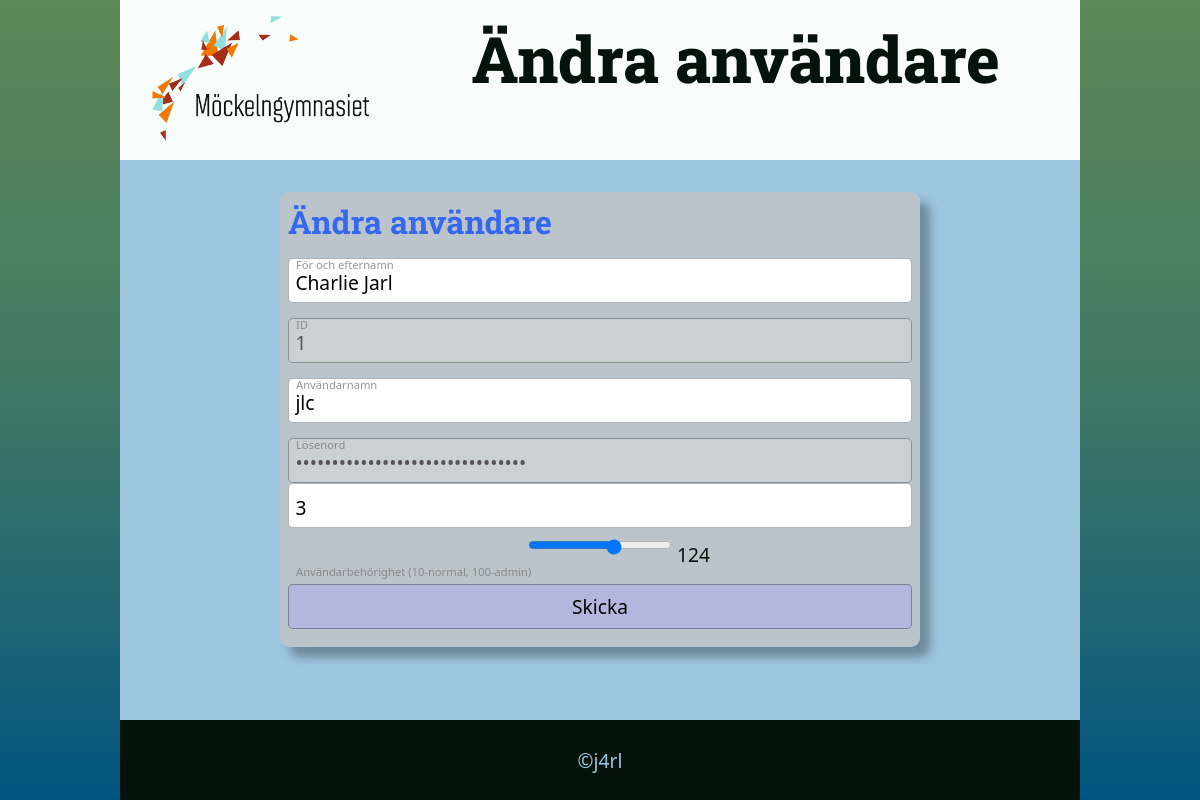
The page /edituser.php?edit=1 (signed in) on the database as committed earlier.
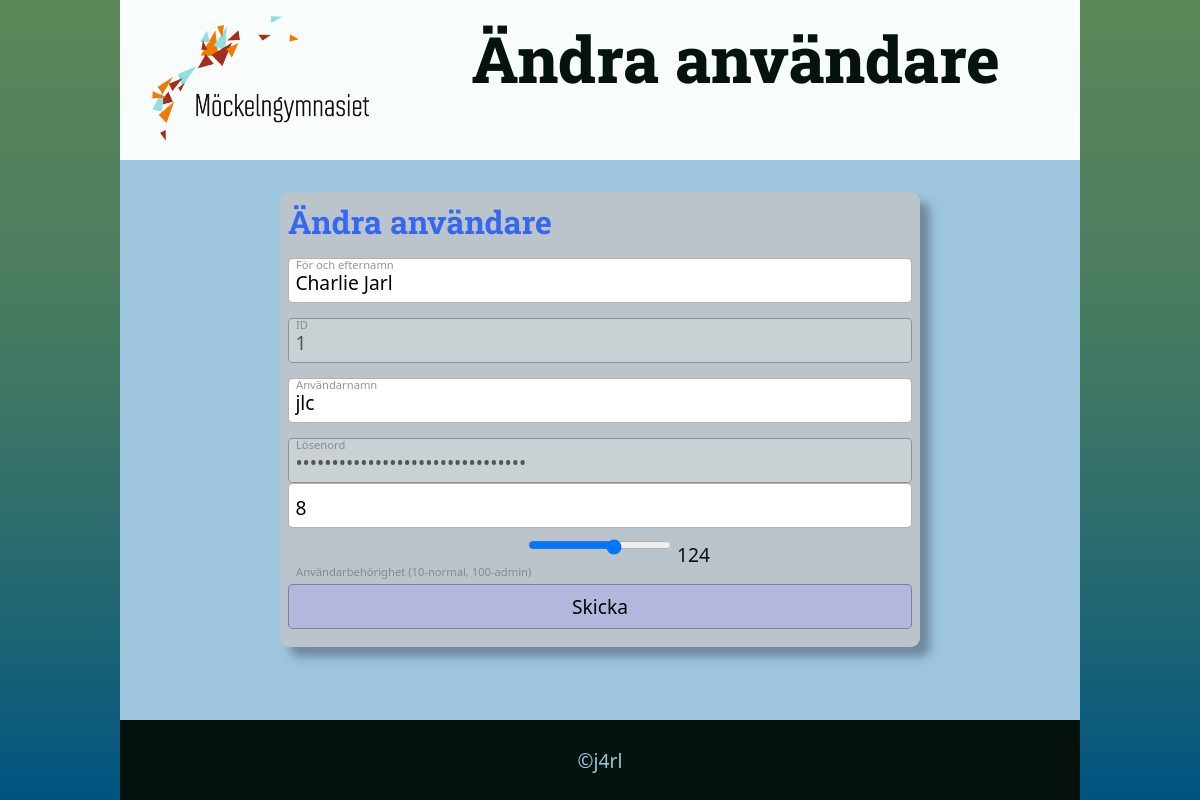
The same page on the database as committed later.
### tables this page shows
CREATE TABLE `tbluser` (
  `userid` int(11) NOT NULL,
  `username` varchar(30) NOT NULL,
  `password` varchar(255) NOT NULL,
  `name` varchar(100) NOT NULL,
  `team` int(11) DEFAULT NULL,
  `userlevel` int(11) NOT NULL DEFAULT 10
);

### func.php (called while the page is built, shortened)
<?php
$db=new Database("mockelngymnasie");
class Database extends Crypt
{
    function __construct($db_name, $host="localhost", $username="mockelngymnasie", $password="PPeTExVh") {
        $this->mysqli = mysqli_connect($host, $username, $password, $db_name);
    }
    public function runQuery($strQuery){
        $strSQL=$strQuery;
        return $this->mysqli->query($strSQL);
    }
}
?>

### edituser.php (the view, shortened to what this page needs)
<!DOCTYPE html>
<?php
    require_once('func.php');
?>
<html lang="en">
<?php require_once("_head.php") ?>
<body>
<header><img src="Mockelngymnasiet-w400-svart-text-transparent.png" alt="Möckelngymnasiet">Ändra användare</header>
<main>
    <?php
    if(isset($_GET['edit'])){
        $id=intval($_GET['edit']);
        $sql="SELECT * FROM tbluser WHERE userid=$id";
        $result=$db->runQuery($sql);
        $user=$result->fetch_assoc();
?>
    <form method="post" action="edituser.php"><h1>Ändra användare</h1>
        <label for="real">För och efternamn</label>
        <input type="text" name="real" value="<?=$user['name']?>">
        <label for="fakeid">ID</label>
        <input type="text" name="fakeid" value="<?=$user['userid']?>" disabled>
        <label for="usr">Användarnamn</label>
        <input type="text" name="usr" value="<?=$user['username']?>">
        <label for="fakepwd">Lösenord</label>
        <input type="password" name="fakepwd" value="<?=$user['password']?>" disabled>
        <input type="text" name="team" id="team" value="<?=$user['team']?>">
        <div class="fullformdiv">
            <label for="lvl">Användarbehörighet (10-normal, 100-admin)</label>
            <input type="range" name="lvl" id="lvl" min="1" max="200" value="<?=$user['userlevel']?>" onchange="showLevel()">
            <span id="nrlevel"></span>
        </div>
        <input type="submit" value="Skicka" name="btn">
    </form>
<?php  } ?>
    </main>
<?php require_once("_footer.php") ?>
</body>
</html>

Rows that differ between the two databases and show on the page:
changed tbluser "Charlie Jarl": team "3" → "8"
